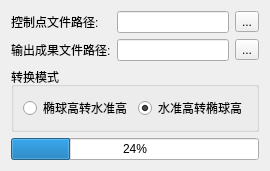
     <widget class="QWidget" name="ColPElevationDatumT_page">
      <layout class="QGridLayout" name="gridLayout_63">
       <item row="1" column="0" colspan="2">
        <widget class="QGroupBox" name="groupBox_4">
         <property name="sizePolicy">
          <sizepolicy hsizetype="Preferred" vsizetype="Fixed">
           <horstretch>0</horstretch>
           <verstretch>0</verstretch>
          </sizepolicy>
         </property>
         <property name="title">
          <string>转换模式</string>
         </property>
         <layout class="QGridLayout" name="gridLayout_62">
          <item row="0" column="0">
           <widget class="QRadioButton" name="radioButton">
            <property name="text">
             <string>椭球高转水准高</string>
            </property>
           </widget>
          </item>
          <item row="0" column="1">
           <widget class="QRadioButton" name="radioButton_2">
            <property name="text">
             <string>水准高转椭球高</string>
            </property>
            <property name="checked">
             <bool>true</bool>
            </property>
           </widget>
          </item>
         </layout>
        </widget>
       </item>
       <item row="2" column="0" colspan="2">
        <widget class="QProgressBar" name="progressBar_12">
         <property name="value">
          <number>24</number>
         </property>
        </widget>
       </item>
       <item row="0" column="0" colspan="2">
        <layout class="QGridLayout" name="gridLayout_60">
         <item row="0" column="0">
          <layout class="QGridLayout" name="gridLayout_61">
           <item row="1" column="0">
            <widget class="QLabel" name="label_74">
             <property name="text">
              <string>输出成果文件路径:</string>
             </property>
            </widget>
           </item>
           <item row="0" column="0">
            <widget class="QLabel" name="label_72">
             <property name="text">
              <string>控制点文件路径:</string>
             </property>
            </widget>
           </item>
          </layout>
         </item>
         <item row="0" column="1">
          <layout class="QGridLayout" name="gridLayout_66">
           <item row="1" column="0">
            <layout class="QHBoxLayout" name="horizontalLayout_64">
             <item>
              <widget class="QLineEdit" name="lineEdit_49"/>
             </item>
             <item>
              <widget class="QToolButton" name="toolButton_22">
               <property name="text">
                <string>...</string>
               </property>
              </widget>
             </item>
            </layout>
           </item>
           <item row="0" column="0">
            <layout class="QHBoxLayout" name="horizontalLayout_66">
             <item>
              <widget class="QLineEdit" name="lineEdit_50"/>
             </item>
             <item>
              <widget class="QToolButton" name="toolButton_27">
               <property name="text">
                <string>...</string>
               </property>
              </widget>
             </item>
            </layout>
           </item>
          </layout>
         </item>
        </layout>
       </item>
      </layout>
     </widget>
